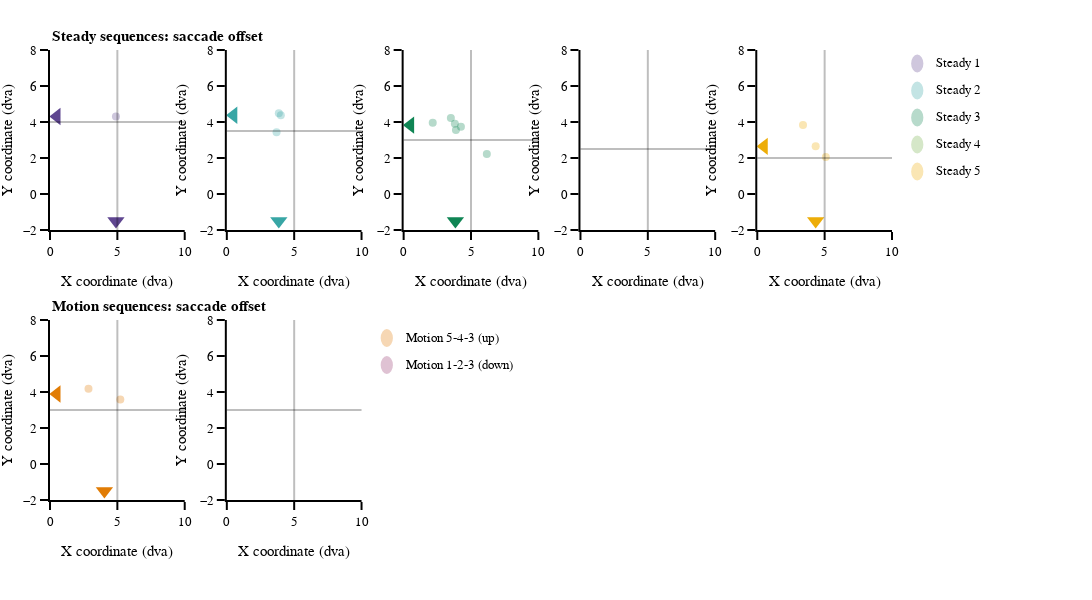

Here is the notebook cell this chart was saved with:
### Markdown cell above
#### Sacade landing map per trial sequence

### Code cell
# subplot settings
rows, cols = 2, 5
leg_mergin = 200
fig_height, fig_width = 600,250*cols+leg_mergin
column_widths,row_heights = [1,1,1,1,1],[1,1]
sb_specs = [[{},{},{},{},{}],[{},{},{},{},{}]]
fig = make_subplots(rows=rows, cols=cols, print_grid=False, vertical_spacing=0.2, horizontal_spacing=0.05, 
                    column_widths=column_widths, row_heights=row_heights)

x_legend_top = 1.05
x_legend_bot = 0.42
y_legend_step = 0.06
y_legend_top = 0.97
y_legend_bot = 0.36
rad_leg = 0.04

# Trials sequence
# ---------------
for ts_num, ts in enumerate(tss):
    # row/col selection
    if ts_num == 0:   row_val, col_val, y_line = 1, 1, 4
    elif ts_num == 1: row_val, col_val, y_line = 1, 2, 3.5
    elif ts_num == 2: row_val, col_val, y_line = 1, 3, 3
    elif ts_num == 3: row_val, col_val, y_line = 1, 4, 2.5
    elif ts_num == 4: row_val, col_val, y_line = 1, 5, 2
    elif ts_num == 5: row_val, col_val, y_line = 2, 1, 3
    elif ts_num == 6: row_val, col_val, y_line = 2, 2, 3
        
    # plot
    df_cond = df_all.loc[(df_all.main_sac_trial == 1) & (df_all.trial_sequence == ts_num+1)] 
    fig.append_trace(go.Scatter(x=(df_cond['sac_x_offset_trial']-df_cond['jitter_x_trial']).abs(),
                                y=df_cond['sac_y_offset_trial']-df_cond['jitter_y_trial'],
                                name=ts, mode='markers',marker_color=ts_cols[ts_num],marker_size=8,marker_opacity=0.3,
                                marker_line_width=0,marker_symbol='circle'),row=row_val, col=col_val)
    
    # median
    fig.append_trace(go.Scatter(x=np.array(0.5),
                                y=np.array((df_cond['sac_y_offset_trial']-df_cond['jitter_y_trial']).median()),
                                name=ts, mode='markers',marker_color=ts_cols[ts_num],marker_size=15,
                                marker_line_width=0,marker_symbol='triangle-left'),row=row_val, col=col_val)
    fig.append_trace(go.Scatter(x=np.array((df_cond['sac_x_offset_trial']-df_cond['jitter_x_trial']).abs().median()),
                                y=np.array(-1.5),
                                name=ts, mode='markers',marker_color=ts_cols[ts_num],marker_size=15,
                                marker_line_width=0,marker_symbol='triangle-down'),row=row_val, col=col_val)
    
    # legend
    if ts_num < 5:
        fig.add_annotation(xref='paper', yref='paper', x=x_legend_top, y=y_legend_top-(y_legend_step*ts_num), 
                           text=ts, showarrow=False, font_size = template_specs['axes_font_size'], xanchor = 'left', yanchor='middle')
        fig.add_shape(type='circle',xref='paper', yref='paper', fillcolor=ts_cols[ts_num],line_width=0, opacity=0.3,
                      x0=x_legend_top-0.02-rad_leg/5.5, y0=y_legend_top-y_legend_step*ts_num-rad_leg/2, 
                      x1=x_legend_top-0.02+rad_leg/5.5, y1=y_legend_top-y_legend_step*ts_num+rad_leg/2)
    else:
        fig.add_annotation(xref='paper', yref='paper', x=x_legend_bot, y=y_legend_bot-(y_legend_step*(ts_num-5)), 
                           text=ts, showarrow=False, font_size = template_specs['axes_font_size'], xanchor = 'left', yanchor='middle')
        fig.add_shape(type='circle',xref='paper', yref='paper', fillcolor=ts_cols[ts_num],line_width=0, opacity=0.3,
                      x0=x_legend_bot-0.02-rad_leg/5.5, y0=y_legend_bot-y_legend_step*(ts_num-5)-rad_leg/2, 
                      x1=x_legend_bot-0.02+rad_leg/5.5, y1=y_legend_bot-y_legend_step*(ts_num-5)+rad_leg/2)

    # legend line
    fig.add_vline(x=5, opacity=0.25, row=row_val, col=col_val)
    fig.add_hline(y=y_line, opacity=0.25, row=row_val, col=col_val)

# Figure title
fig.add_annotation(xref='paper', yref='paper', x=0, y=1.03, text='<b>Steady sequences: saccade offset<b>', 
                   showarrow=False, font_size = template_specs['title_font_size'], xanchor = 'left', yanchor='middle')
fig.add_annotation(xref='paper', yref='paper', x=0, y=0.43, text='<b>Motion sequences: saccade offset<b>',  
                   showarrow=False, font_size = template_specs['title_font_size'], xanchor = 'left', yanchor='middle')

#x axes settings
for row in np.arange(rows):
    for col in np.arange(cols):
        fig.update_xaxes(visible=True, ticklen=8, linewidth=template_specs['axes_width'], range=[0,10], title='X coordinate (dva)', row=row+1, col=col+1)
        fig.update_yaxes(visible=True, ticklen=8, linewidth=template_specs['axes_width'], range=[-2,8], title='Y coordinate (dva)',row=row+1, col=col+1)

fig.layout.update(template=fig_template, width=fig_width, height=fig_height, margin_l=50, margin_r=leg_mergin, margin_t=50, margin_b=100, barmode='stack', showlegend=False)    
fig.show()
if not os.path.exists(fig_dir):os.mkdir(fig_dir)
fig.write_image('{}/{}_saccade_landing_sequence.pdf'.format(fig_dir, subject))

### Figure 1 — Plotly figure (JSON) as saved in the notebook; plotly's stock layout.template omitted (floating-point values rounded to 4 significant figures)
{"data": [{"marker": {"color": "rgb(95, 70, 144)", "line": {"width": 0}, "opacity": 0.3, "size": 8, "symbol": "circle"}, "mode": "markers", "name": "Steady 1", "type": "scatter", "x": [4.894], "xaxis": "x", "y": [4.305], "yaxis": "y"}, {"marker": {"color": "rgb(95, 70, 144)", "line": {"width": 0}, "size": 15, "symbol": "triangle-left"}, "mode": "markers", "name": "Steady 1", "type": "scatter", "x": [0.5], "xaxis": "x", "y": [4.305], "yaxis": "y"}, {"marker": {"color": "rgb(95, 70, 144)", "line": {"width": 0}, "size": 15, "symbol": "triangle-down"}, "mode": "markers", "name": "Steady 1", "type": "scatter", "x": [4.894], "xaxis": "x", "y": [-1.5], "yaxis": "y"}, {"marker": {"color": "rgb(56, 166, 165)", "line": {"width": 0}, "opacity": 0.3, "size": 8, "symbol": "circle"}, "mode": "markers", "name": "Steady 2", "type": "scatter", "x": [4.008, 3.859, 3.692], "xaxis": "x2", "y": [4.375, 4.483, 3.427], "yaxis": "y2"}, {"marker": {"color": "rgb(56, 166, 165)", "line": {"width": 0}, "size": 15, "symbol": "triangle-left"}, "mode": "markers", "name": "Steady 2", "type": "scatter", "x": [0.5], "xaxis": "x2", "y": [4.375], "yaxis": "y2"}, {"marker": {"color": "rgb(56, 166, 165)", "line": {"width": 0}, "size": 15, "symbol": "triangle-down"}, "mode": "markers", "name": "Steady 2", "type": "scatter", "x": [3.859], "xaxis": "x2", "y": [-1.5], "yaxis": "y2"}, {"marker": {"color": "rgb(15, 133, 84)", "line": {"width": 0}, "opacity": 0.3, "size": 8, "symbol": "circle"}, "mode": "markers", "name": "Steady 3", "type": "scatter", "x": [6.175, 3.802, 3.881, 4.252, 3.505, 2.159], "xaxis": "x3", "y": [2.218, 3.908, 3.556, 3.741, 4.221, 3.96], "yaxis": "y3"}, {"marker": {"color": "rgb(15, 133, 84)", "line": {"width": 0}, "size": 15, "symbol": "triangle-left"}, "mode": "markers", "name": "Steady 3", "type": "scatter", "x": [0.5], "xaxis": "x3", "y": [3.824], "yaxis": "y3"}, {"marker": {"color": "rgb(15, 133, 84)", "line": {"width": 0}, "size": 15, "symbol": "triangle-down"}, "mode": "markers", "name": "Steady 3", "type": "scatter", "x": [3.842], "xaxis": "x3", "y": [-1.5], "yaxis": "y3"}, {"marker": {"color": "rgb(115, 175, 72)", "line": {"width": 0}, "opacity": 0.3, "size": 8, "symbol": "circle"}, "mode": "markers", "name": "Steady 4", "type": "scatter", "x": [], "xaxis": "x4", "y": [], "yaxis": "y4"}, {"marker": {"color": "rgb(115, 175, 72)", "line": {"width": 0}, "size": 15, "symbol": "triangle-left"}, "mode": "markers", "name": "Steady 4", "type": "scatter", "x": [0.5], "xaxis": "x4", "y": [null], "yaxis": "y4"}, {"marker": {"color": "rgb(115, 175, 72)", "line": {"width": 0}, "size": 15, "symbol": "triangle-down"}, "mode": "markers", "name": "Steady 4", "type": "scatter", "x": [null], "xaxis": "x4", "y": [-1.5], "yaxis": "y4"}, {"marker": {"color": "rgb(237, 173, 8)", "line": {"width": 0}, "opacity": 0.3, "size": 8, "symbol": "circle"}, "mode": "markers", "name": "Steady 5", "type": "scatter", "x": [5.089, 4.334, 3.393], "xaxis": "x5", "y": [2.061, 2.647, 3.829], "yaxis": "y5"}, {"marker": {"color": "rgb(237, 173, 8)", "line": {"width": 0}, "size": 15, "symbol": "triangle-left"}, "mode": "markers", "name": "Steady 5", "type": "scatter", "x": [0.5], "xaxis": "x5", "y": [2.647], "yaxis": "y5"}, {"marker": {"color": "rgb(237, 173, 8)", "line": {"width": 0}, "size": 15, "symbol": "triangle-down"}, "mode": "markers", "name": "Steady 5", "type": "scatter", "x": [4.334], "xaxis": "x5", "y": [-1.5], "yaxis": "y5"}, {"marker": {"color": "rgb(225, 124, 5)", "line": {"width": 0}, "opacity": 0.3, "size": 8, "symbol": "circle"}, "mode": "markers", "name": "Motion 5-4-3 (up)", "type": "scatter", "x": [5.221, 2.857], "xaxis": "x6", "y": [3.589, 4.185], "yaxis": "y6"}, {"marker": {"color": "rgb(225, 124, 5)", "line": {"width": 0}, "size": 15, "symbol": "triangle-left"}, "mode": "markers", "name": "Motion 5-4-3 (up)", "type": "scatter", "x": [0.5], "xaxis": "x6", "y": [3.887], "yaxis": "y6"}, {"marker": {"color": "rgb(225, 124, 5)", "line": {"width": 0}, "size": 15, "symbol": "triangle-down"}, "mode": "markers", "name": "Motion 5-4-3 (up)", "type": "scatter", "x": [4.039], "xaxis": "x6", "y": [-1.5], "yaxis": "y6"}, {"marker": {"color": "rgb(148, 52, 110)", "line": {"width": 0}, "opacity": 0.3, "size": 8, "symbol": "circle"}, "mode": "markers", "name": "Motion 1-2-3 (down)", "type": "scatter", "x": [], "xaxis": "x7", "y": [], "yaxis": "y7"}, {"marker": {"color": "rgb(148, 52, 110)", "line": {"width": 0}, "size": 15, "symbol": "triangle-left"}, "mode": "markers", "name": "Motion 1-2-3 (down)", "type": "scatter", "x": [0.5], "xaxis": "x7", "y": [null], "yaxis": "y7"}, {"marker": {"color": "rgb(148, 52, 110)", "line": {"width": 0}, "size": 15, "symbol": "triangle-down"}, "mode": "markers", "name": "Motion 1-2-3 (down)", "type": "scatter", "x": [null], "xaxis": "x7", "y": [-1.5], "yaxis": "y7"}], "layout": {"annotations": [{"font": {"size": 13}, "showarrow": false, "text": "Steady 1", "x": 1.05, "xanchor": "left", "xref": "paper", "y": 0.97, "yanchor": "middle", "yref": "paper"}, {"font": {"size": 13}, "showarrow": false, "text": "Steady 2", "x": 1.05, "xanchor": "left", "xref": "paper", "y": 0.91, "yanchor": "middle", "yref": "paper"}, {"font": {"size": 13}, "showarrow": false, "text": "Steady 3", "x": 1.05, "xanchor": "left", "xref": "paper", "y": 0.85, "yanchor": "middle", "yref": "paper"}, {"font": {"size": 13}, "showarrow": false, "text": "Steady 4", "x": 1.05, "xanchor": "left", "xref": "paper", "y": 0.79, "yanchor": "middle", "yref": "paper"}, {"font": {"size": 13}, "showarrow": false, "text": "Steady 5", "x": 1.05, "xanchor": "left", "xref": "paper", "y": 0.73, "yanchor": "middle", "yref": "paper"}, {"font": {"size": 13}, "showarrow": false, "text": "Motion 5-4-3 (up)", "x": 0.42, "xanchor": "left", "xref": "paper", "y": 0.36, "yanchor": "middle", "yref": "paper"}, {"font": {"size": 13}, "showarrow": false, "text": "Motion 1-2-3 (down)", "x": 0.42, "xanchor": "left", "xref": "paper", "y": 0.3, "yanchor": "middle", "yref": "paper"}, {"font": {"size": 15}, "showarrow": false, "text": "<b>Steady sequences: saccade offset<b>", "x": 0, "xanchor": "left", "xref": "paper", "y": 1.03, "yanchor": "middle", "yref": "paper"}, {"font": {"size": 15}, "showarrow": false, "text": "<b>Motion sequences: saccade offset<b>", "x": 0, "xanchor": "left", "xref": "paper", "y": 0.43, "yanchor": "middle", "yref": "paper"}], "barmode": "stack", "height": 600, "margin": {"b": 100, "l": 50, "r": 200, "t": 50}, "shapes": [{"fillcolor": "rgb(95, 70, 144)", "line": {"width": 0}, "opacity": 0.3, "type": "circle", "x0": 1.023, "x1": 1.037, "xref": "paper", "y0": 0.95, "y1": 0.99, "yref": "paper"}, {"opacity": 0.25, "type": "line", "x0": 5, "x1": 5, "xref": "x", "y0": 0, "y1": 1, "yref": "y domain"}, {"opacity": 0.25, "type": "line", "x0": 0, "x1": 1, "xref": "x domain", "y0": 4, "y1": 4, "yref": "y"}, {"fillcolor": "rgb(56, 166, 165)", "line": {"width": 0}, "opacity": 0.3, "type": "circle", "x0": 1.023, "x1": 1.037, "xref": "paper", "y0": 0.89, "y1": 0.93, "yref": "paper"}, {"opacity": 0.25, "type": "line", "x0": 5, "x1": 5, "xref": "x2", "y0": 0, "y1": 1, "yref": "y2 domain"}, {"opacity": 0.25, "type": "line", "x0": 0, "x1": 1, "xref": "x2 domain", "y0": 3.5, "y1": 3.5, "yref": "y2"}, {"fillcolor": "rgb(15, 133, 84)", "line": {"width": 0}, "opacity": 0.3, "type": "circle", "x0": 1.023, "x1": 1.037, "xref": "paper", "y0": 0.83, "y1": 0.87, "yref": "paper"}, {"opacity": 0.25, "type": "line", "x0": 5, "x1": 5, "xref": "x3", "y0": 0, "y1": 1, "yref": "y3 domain"}, {"opacity": 0.25, "type": "line", "x0": 0, "x1": 1, "xref": "x3 domain", "y0": 3, "y1": 3, "yref": "y3"}, {"fillcolor": "rgb(115, 175, 72)", "line": {"width": 0}, "opacity": 0.3, "type": "circle", "x0": 1.023, "x1": 1.037, "xref": "paper", "y0": 0.77, "y1": 0.81, "yref": "paper"}, {"opacity": 0.25, "type": "line", "x0": 5, "x1": 5, "xref": "x4", "y0": 0, "y1": 1, "yref": "y4 domain"}, {"opacity": 0.25, "type": "line", "x0": 0, "x1": 1, "xref": "x4 domain", "y0": 2.5, "y1": 2.5, "yref": "y4"}, {"fillcolor": "rgb(237, 173, 8)", "line": {"width": 0}, "opacity": 0.3, "type": "circle", "x0": 1.023, "x1": 1.037, "xref": "paper", "y0": 0.71, "y1": 0.75, "yref": "paper"}, {"opacity": 0.25, "type": "line", "x0": 5, "x1": 5, "xref": "x5", "y0": 0, "y1": 1, "yref": "y5 domain"}, {"opacity": 0.25, "type": "line", "x0": 0, "x1": 1, "xref": "x5 domain", "y0": 2, "y1": 2, "yref": "y5"}, {"fillcolor": "rgb(225, 124, 5)", "line": {"width": 0}, "opacity": 0.3, "type": "circle", "x0": 0.3927, "x1": 0.4073, "xref": "paper", "y0": 0.34, "y1": 0.38, "yref": "paper"}, {"opacity": 0.25, "type": "line", "x0": 5, "x1": 5, "xref": "x6", "y0": 0, "y1": 1, "yref": "y6 domain"}, {"opacity": 0.25, "type": "line", "x0": 0, "x1": 1, "xref": "x6 domain", "y0": 3, "y1": 3, "yref": "y6"}, {"fillcolor": "rgb(148, 52, 110)", "line": {"width": 0}, "opacity": 0.3, "type": "circle", "x0": 0.3927, "x1": 0.4073, "xref": "paper", "y0": 0.28, "y1": 0.32, "yref": "paper"}, {"opacity": 0.25, "type": "line", "x0": 5, "x1": 5, "xref": "x7", "y0": 0, "y1": 1, "yref": "y7 domain"}, {"opacity": 0.25, "type": "line", "x0": 0, "x1": 1, "xref": "x7 domain", "y0": 3, "y1": 3, "yref": "y7"}], "showlegend": false, "width": 1450, "xaxis": {"anchor": "y", "domain": [0, 0.16], "linewidth": 2, "range": [0, 10], "ticklen": 8, "title": {"text": "X coordinate (dva)"}, "type": "linear", "visible": true}, "xaxis10": {"anchor": "y10", "domain": [0.84, 1], "linewidth": 2, "range": [0, 10], "ticklen": 8, "title": {"text": "X coordinate (dva)"}, "visible": true}, "xaxis2": {"anchor": "y2", "domain": [0.21, 0.37], "linewidth": 2, "range": [0, 10], "ticklen": 8, "title": {"text": "X coordinate (dva)"}, "type": "linear", "visible": true}, "xaxis3": {"anchor": "y3", "domain": [0.42, 0.58], "linewidth": 2, "range": [0, 10], "ticklen": 8, "title": {"text": "X coordinate (dva)"}, "type": "linear", "visible": true}, "xaxis4": {"anchor": "y4", "domain": [0.63, 0.79], "linewidth": 2, "range": [0, 10], "ticklen": 8, "title": {"text": "X coordinate (dva)"}, "type": "linear", "visible": true}, "xaxis5": {"anchor": "y5", "domain": [0.84, 1], "linewidth": 2, "range": [0, 10], "ticklen": 8, "title": {"text": "X coordinate (dva)"}, "type": "linear", "visible": true}, "xaxis6": {"anchor": "y6", "domain": [0, 0.16], "linewidth": 2, "range": [0, 10], "ticklen": 8, "title": {"text": "X coordinate (dva)"}, "type": "linear", "visible": true}, "xaxis7": {"anchor": "y7", "domain": [0.21, 0.37], "linewidth": 2, "range": [0, 10], "ticklen": 8, "title": {"text": "X coordinate (dva)"}, "type": "linear", "visible": true}, "xaxis8": {"anchor": "y8", "domain": [0.42, 0.58], "linewidth": 2, "range": [0, 10], "ticklen": 8, "title": {"text": "X coordinate (dva)"}, "visible": true}, "xaxis9": {"anchor": "y9", "domain": [0.63, 0.79], "linewidth": 2, "range": [0, 10], "ticklen": 8, "title": {"text": "X coordinate (dva)"}, "visible": true}, "yaxis": {"anchor": "x", "domain": [0.6, 1], "linewidth": 2, "range": [-2, 8], "ticklen": 8, "title": {"text": "Y coordinate (dva)"}, "type": "linear", "visible": true}, "yaxis10": {"anchor": "x10", "domain": [0, 0.4], "linewidth": 2, "range": [-2, 8], "ticklen": 8, "title": {"text": "Y coordinate (dva)"}, "visible": true}, "yaxis2": {"anchor": "x2", "domain": [0.6, 1], "linewidth": 2, "range": [-2, 8], "ticklen": 8, "title": {"text": "Y coordinate (dva)"}, "type": "linear", "visible": true}, "yaxis3": {"anchor": "x3", "domain": [0.6, 1], "linewidth": 2, "range": [-2, 8], "ticklen": 8, "title": {"text": "Y coordinate (dva)"}, "type": "linear", "visible": true}, "yaxis4": {"anchor": "x4", "domain": [0.6, 1], "linewidth": 2, "range": [-2, 8], "ticklen": 8, "title": {"text": "Y coordinate (dva)"}, "visible": true}, "yaxis5": {"anchor": "x5", "domain": [0.6, 1], "linewidth": 2, "range": [-2, 8], "ticklen": 8, "title": {"text": "Y coordinate (dva)"}, "type": "linear", "visible": true}, "yaxis6": {"anchor": "x6", "domain": [0, 0.4], "linewidth": 2, "range": [-2, 8], "ticklen": 8, "title": {"text": "Y coordinate (dva)"}, "type": "linear", "visible": true}, "yaxis7": {"anchor": "x7", "domain": [0, 0.4], "linewidth": 2, "range": [-2, 8], "ticklen": 8, "title": {"text": "Y coordinate (dva)"}, "visible": true}, "yaxis8": {"anchor": "x8", "domain": [0, 0.4], "linewidth": 2, "range": [-2, 8], "ticklen": 8, "title": {"text": "Y coordinate (dva)"}, "visible": true}, "yaxis9": {"anchor": "x9", "domain": [0, 0.4], "linewidth": 2, "range": [-2, 8], "ticklen": 8, "title": {"text": "Y coordinate (dva)"}, "visible": true}}}
